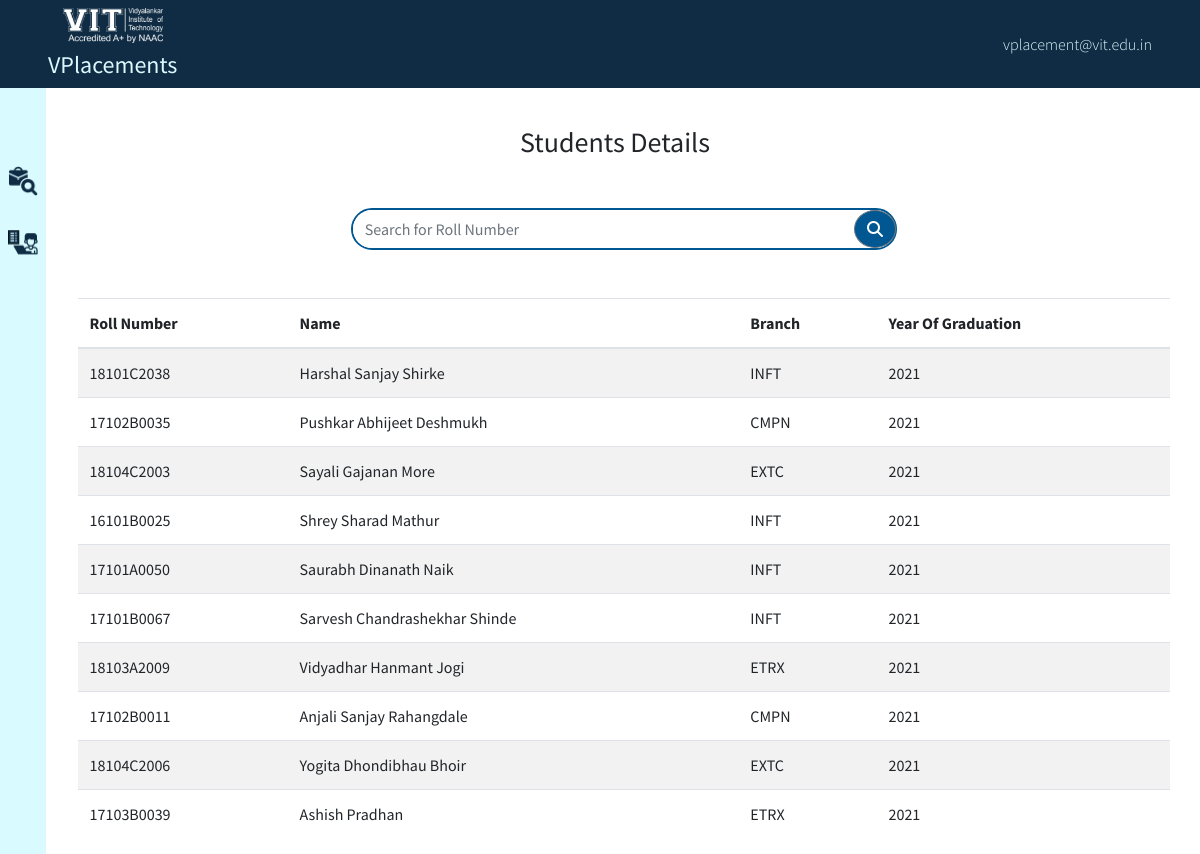
Page /placement_cell/student_details/ (signed in) on the committed database.
### DMS_Student/models.py (models this page shows, shortened)
class Student(models.Model):
    roll_no = models.CharField(primary_key=True ,max_length=20, null=False)
    phone = models.CharField(max_length=10, null=True)
    skills = models.TextField(max_length=500, null=False)
    age=models.IntegerField(validators=[MaxValueValidator(99)],null=True)
    gender=models.CharField(max_length=15,choices=sorted({
        ("Male","Male"),("Female","Female"),("Other","Other")
    }),null=True)
    branch=models.CharField(max_length=12,choices=sorted({
        ("INFT", "INFT"),("CMPN","CMPN"),("EXTC","EXTC"),("ETRX","ETRX"),("BIOM","BIOM")
    }),null=True)
    div=models.CharField(max_length=12,choices=sorted({
        ("A","A"),("B","B"),("C","C")
    }),null=True)
    corresponding_address=models.TextField(max_length=500,null=True)
    permanent_address=models.TextField(max_length=500,null=True)
    date_of_birth = models.DateField(null=True)
    gmail=models.EmailField(null=True)
    residence_phone= models.CharField(max_length=10, null=True)
    pan_card_no=models.CharField(max_length=10,null=True)
    aadhar_no=models.CharField(max_length=12,null=True)
    passport_no=models.CharField(max_length=9,null=True)
    year_of_graduation=models.IntegerField(null=True,db_index=True)
    disability=models.BooleanField(null=True)
    type_of_disability=models.CharField(max_length=100,null=True)
    father_name = models.CharField(max_length=50, null=True)
    mother_name=models.CharField(max_length=50,null=True)
    father_occupation=models.CharField(max_length=50,null=True)
    mother_occupation=models.CharField(max_length=50,null=True)
    co_curriculum_activities=models.CharField(max_length=100,null=True)
    extra_curriculum_activities=models.CharField(max_length=100,null=True)
    hobbies=models.CharField(max_length=150,null=True)
    profile_photo=models.ImageField(upload_to="profile/",null=True)
    resume=models.FileField(upload_to="Resume/",null=True)
    facebook=models.URLField(null=True)
    linkdin=models.URLField(null=True)
    github=models.URLField(null=True)
    other=models.CharField(max_length=150,null=True)
    placed=models.BooleanField(default=False,null=True)
    is_email_verified=models.BooleanField(default=False,null=True)

### DMS_Placement_Cell/views.py (the view)
# urls.py: path("student_details/", views.student_details, name="student_details"),
def student_details(request):
    if request.method=="POST":
        searched=request.POST.get('to_search')
        student = Student.objects.filter(roll_no__icontains=searched)
        students=[]
        for s in student:
            student_dir={"roll_no":"","name":"","branch":"","YOG":""}
            student_dir["roll_no"]=s.roll_no
            student_dir["name"]=User.objects.get(username=s.roll_no).first_name
            student_dir['branch']=s.branch
            student_dir['yor']=s.year_of_graduation
            students.append(student_dir)
    else:
        student = Student.objects.all().order_by('?')[:10]
        students=[]
        for s in student:
            student_dir={"roll_no":"","name":"","branch":"","YOG":""}
            student_dir["roll_no"]=s.roll_no
            student_dir["name"]=User.objects.get(username=s.roll_no).first_name
            student_dir['branch']=s.branch
            student_dir['yor']=s.year_of_graduation
            students.append(student_dir)
    content = {'students': students}
    return render(request, 'placement/student_details.html', content)

### DMS_Placement_Cell/templates/placement/student_details.html (shortened to what this page needs)
{% extends "placement/base.html" %}
{% load static %}
{% load custom_tags %}
{% block content %}
<link rel="stylesheet" href="{% static 'css/placement_cell/student_details.css' %}">
<h3 class="text-center mb-5">Students Details</h3>
<div class="int-job-div">
    <div class="my-5 ">
        <div id="search-div">
            <form method="POST" action="{% url 'student_details'%}">
                <div class="input-group mb-3" id="search-box">
                    <input type="text" name="to_search"  style="border: none;border-radius: 40px 0px 0px 40px;"
                        class="form-control " placeholder="Search for Roll Number" aria-label=""
                        aria-describedby="basic-addon1">
                    <div class="input-group-prepend">
                        <button class="btn btn-outline-secondary" id="search-btn" type="submit"><i
                                class="fas fa-search"></i></button>
                    </div>
                </div>
            </form>
        </div>
    </div>
    <table class="table table-hover table-striped table-responsive-sm">
        <thead>
            <tr>
                <th>Roll Number</th>
                <th>Name</th>
                <th>Branch</th>
                <th>Year Of Graduation</th>
            </tr>
        </thead>
        <tbody>
            {% for student in students %}
            <tr onclick=" window.location.href='/placement_cell/displayProfile/{{ studnet.roll_no }}/'">
                <td>{{student.roll_no}}</td>
                <td>{{student.name}}</td>
                <td>{{student.branch}}</td>
                <td>{{student.yor}}</td>
            </tr>
            {% endfor %}
        </tbody>
    </table>
</div>
{% endblock %}

### DMS_Placement_Cell/templates/placement/upperNav.html (shortened to what this page needs)
{% load static %}
<nav style="background-color: #0F2C44; height: auto;" id="upper-nav" class="py-2">
    <div class="d-flex justify-content-between">
        <span class="text-center">
            <img src="{% static 'images/vitLogo.png' %}" class="ml-5" width="100" height="35" alt="vit">
            <h4 style="color: #D9FAFF; font-weight: 400;" class="ml-5 mt-2 mb-0">VPlacements</h4>
        </span>
        <a href="{% url 'logout' %}" style="text-decoration: none;" class="text-center" style="cursor: pointer;"
            id="profile-btn">
            <p style="color: #D9FAFF; font-weight: 300;" class="mb-0  mr-5">{{request.user.username}}</p>
        </a>
    </div>
</nav>

### static/css/navbar/upperBar.css (style rules this page uses)
#upper-nav { position: fixed; width: 100%; top: 0; z-index: 99; }

### static/css/placement_cell/student_details.css (style rules this page uses)
#search-box { border: 2px solid #005792; border-radius: 40px 40px; }
#search-btn { border-radius: 50%; background-color: #005792; color: white; }
.int-job-div { margin-left: 1.1rem; }
#search-div { width: 50%; margin: auto; }

### DMS_Placement_Cell/templates/placement/base.html (style rules this page uses)
body { font-family: 'Source Sans Pro'; scroll-behavior: smooth; }

### DMS_Placement_Cell/templates/placement/nav.html (style rules this page uses)
a { color: #0F2C44 !important; text-decoration: none; }

### rows in the picture
Student: roll_no "18101C2038", branch "INFT"
Student: roll_no "17102B0035", branch "CMPN"
Student: roll_no "18104C2003", branch "EXTC"
Student: roll_no "16101B0025", branch "INFT"
Student: roll_no "17101A0050", branch "INFT"
Student: roll_no "17101B0067", branch "INFT"
Student: roll_no "18103A2009", branch "ETRX"
Student: roll_no "17102B0011", branch "CMPN"
Student: roll_no "18104C2006", branch "EXTC"
Student: roll_no "17103B0039", branch "ETRX"

### other values in the picture
{{ request.user.username }} "vplacement@vit.edu.in"
{{ student.name }} "Harshal Sanjay Shirke" "Pushkar Abhijeet Deshmukh" "Sayali Gajanan More" "Shrey Sharad Mathur" "Saurabh Dinanath Naik" "Sarvesh Chandrashekhar Shinde" "Vidyadhar Hanmant Jogi" "Anjali Sanjay Rahangdale" "Yogita Dhondibhau Bhoir" "Ashish Pradhan"
{{ student.yor }} "2021" "2021" "2021" "2021" "2021" "2021" "2021" "2021" "2021" "2021"
